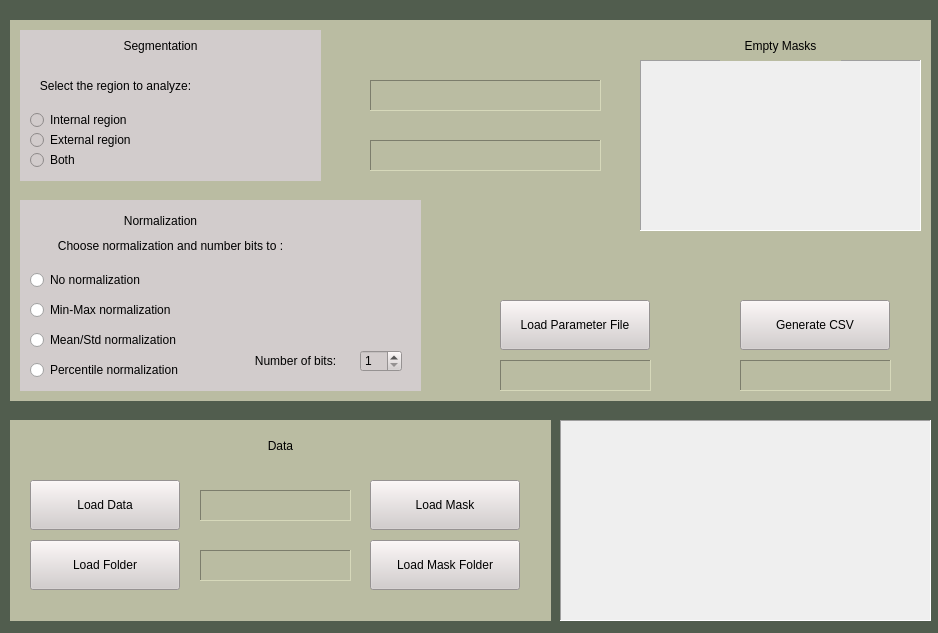
<?xml version="1.0" encoding="UTF-8"?>
<ui version="4.0">
 <class>MainWindow</class>
 <widget class="QMainWindow" name="MainWindow">
  <property name="geometry">
   <rect>
    <x>0</x>
    <y>0</y>
    <width>938</width>
    <height>633</height>
   </rect>
  </property>
  <property name="windowTitle">
   <string>Textural analysis</string>
  </property>
  <widget class="QWidget" name="centralwidget">
   <widget class="QFrame" name="frame">
    <property name="enabled">
     <bool>true</bool>
    </property>
    <property name="geometry">
     <rect>
      <x>10</x>
      <y>20</y>
      <width>921</width>
      <height>381</height>
     </rect>
    </property>
    <property name="frameShape">
     <enum>QFrame::StyledPanel</enum>
    </property>
    <property name="frameShadow">
     <enum>QFrame::Raised</enum>
    </property>
    <widget class="QRadioButton" name="noNormaButton">
     <property name="geometry">
      <rect>
       <x>20</x>
       <y>250</y>
       <width>141</width>
       <height>20</height>
      </rect>
     </property>
     <property name="text">
      <string>No normalization</string>
     </property>
    </widget>
    <widget class="QRadioButton" name="minMaxButton">
     <property name="geometry">
      <rect>
       <x>20</x>
       <y>280</y>
       <width>171</width>
       <height>20</height>
      </rect>
     </property>
     <property name="text">
      <string>Min-Max normalization</string>
     </property>
    </widget>
    <widget class="QRadioButton" name="meanStdButton">
     <property name="geometry">
      <rect>
       <x>20</x>
       <y>310</y>
       <width>181</width>
       <height>20</height>
      </rect>
     </property>
     <property name="text">
      <string>Mean/Std normalization</string>
     </property>
    </widget>
    <widget class="QRadioButton" name="perButton">
     <property name="geometry">
      <rect>
       <x>20</x>
       <y>340</y>
       <width>161</width>
       <height>20</height>
      </rect>
     </property>
     <property name="text">
      <string>Percentile normalization</string>
     </property>
    </widget>
    <widget class="QWidget" name="widget" native="true">
     <property name="geometry">
      <rect>
       <x>0</x>
       <y>0</y>
       <width>921</width>
       <height>381</height>
      </rect>
     </property>
     <property name="styleSheet">
      <string notr="true">background-color: rgb(186, 188, 162);</string>
     </property>
     <widget class="QWidget" name="widget_5" native="true">
      <property name="geometry">
       <rect>
        <x>10</x>
        <y>10</y>
        <width>301</width>
        <height>151</height>
       </rect>
      </property>
      <property name="styleSheet">
       <string notr="true">background-color: rgb(210, 204, 204);</string>
      </property>
      <widget class="QLabel" name="label_5">
       <property name="geometry">
        <rect>
         <x>80</x>
         <y>0</y>
         <width>121</width>
         <height>31</height>
        </rect>
       </property>
       <property name="frameShape">
        <enum>QFrame::NoFrame</enum>
       </property>
       <property name="text">
        <string>Segmentation</string>
       </property>
       <property name="alignment">
        <set>Qt::AlignCenter</set>
       </property>
      </widget>
      <widget class="QRadioButton" name="bothButton">
       <property name="geometry">
        <rect>
         <x>10</x>
         <y>120</y>
         <width>141</width>
         <height>20</height>
        </rect>
       </property>
       <property name="text">
        <string>Both</string>
       </property>
      </widget>
      <widget class="QLabel" name="label_6">
       <property name="geometry">
        <rect>
         <x>10</x>
         <y>40</y>
         <width>171</width>
         <height>31</height>
        </rect>
       </property>
       <property name="text">
        <string>Select the region to analyze:</string>
       </property>
       <property name="alignment">
        <set>Qt::AlignCenter</set>
       </property>
      </widget>
      <widget class="QRadioButton" name="area2Button">
       <property name="geometry">
        <rect>
         <x>10</x>
         <y>100</y>
         <width>141</width>
         <height>20</height>
        </rect>
       </property>
       <property name="text">
        <string>External region</string>
       </property>
      </widget>
      <widget class="QRadioButton" name="area1Button">
       <property name="geometry">
        <rect>
         <x>10</x>
         <y>80</y>
         <width>161</width>
         <height>20</height>
        </rect>
       </property>
       <property name="text">
        <string>Internal region</string>
       </property>
      </widget>
     </widget>
     <widget class="QWidget" name="widget_6" native="true">
      <property name="geometry">
       <rect>
        <x>10</x>
        <y>180</y>
        <width>401</width>
        <height>191</height>
       </rect>
      </property>
      <property name="styleSheet">
       <string notr="true">background-color: rgb(210, 204, 204);</string>
      </property>
      <widget class="QLabel" name="label_8">
       <property name="geometry">
        <rect>
         <x>0</x>
         <y>30</y>
         <width>301</width>
         <height>31</height>
        </rect>
       </property>
       <property name="text">
        <string>Choose normalization and number bits to :</string>
       </property>
       <property name="alignment">
        <set>Qt::AlignCenter</set>
       </property>
      </widget>
      <widget class="QLabel" name="label">
       <property name="geometry">
        <rect>
         <x>80</x>
         <y>10</y>
         <width>121</width>
         <height>21</height>
        </rect>
       </property>
       <property name="text">
        <string>Normalization</string>
       </property>
       <property name="alignment">
        <set>Qt::AlignCenter</set>
       </property>
      </widget>
      <widget class="QSpinBox" name="numberBits">
       <property name="geometry">
        <rect>
         <x>340</x>
         <y>150</y>
         <width>42</width>
         <height>22</height>
        </rect>
       </property>
       <property name="minimum">
        <number>1</number>
       </property>
       <property name="maximum">
        <number>8</number>
       </property>
      </widget>
      <widget class="QLabel" name="label_2">
       <property name="geometry">
        <rect>
         <x>220</x>
         <y>150</y>
         <width>111</width>
         <height>21</height>
        </rect>
       </property>
       <property name="text">
        <string>Number of bits:</string>
       </property>
       <property name="alignment">
        <set>Qt::AlignCenter</set>
       </property>
      </widget>
     </widget>
     <widget class="QLabel" name="statusMaskLabel">
      <property name="geometry">
       <rect>
        <x>360</x>
        <y>60</y>
        <width>231</width>
        <height>31</height>
       </rect>
      </property>
      <property name="layoutDirection">
       <enum>Qt::LeftToRight</enum>
      </property>
      <property name="styleSheet">
       <string notr="true"/>
      </property>
      <property name="frameShape">
       <enum>QFrame::Panel</enum>
      </property>
      <property name="frameShadow">
       <enum>QFrame::Sunken</enum>
      </property>
      <property name="text">
       <string/>
      </property>
      <property name="alignment">
       <set>Qt::AlignCenter</set>
      </property>
     </widget>
     <widget class="QLabel" name="statusROILabel">
      <property name="geometry">
       <rect>
        <x>360</x>
        <y>120</y>
        <width>231</width>
        <height>31</height>
       </rect>
      </property>
      <property name="layoutDirection">
       <enum>Qt::LeftToRight</enum>
      </property>
      <property name="styleSheet">
       <string notr="true"/>
      </property>
      <property name="frameShape">
       <enum>QFrame::Panel</enum>
      </property>
      <property name="frameShadow">
       <enum>QFrame::Sunken</enum>
      </property>
      <property name="text">
       <string/>
      </property>
      <property name="alignment">
       <set>Qt::AlignCenter</set>
      </property>
     </widget>
     <widget class="QLabel" name="csvStatusLabel">
      <property name="geometry">
       <rect>
        <x>730</x>
        <y>340</y>
        <width>151</width>
        <height>31</height>
       </rect>
      </property>
      <property name="layoutDirection">
       <enum>Qt::LeftToRight</enum>
      </property>
      <property name="styleSheet">
       <string notr="true">background-color: rgb(186, 188, 162);</string>
      </property>
      <property name="frameShape">
       <enum>QFrame::Panel</enum>
      </property>
      <property name="frameShadow">
       <enum>QFrame::Sunken</enum>
      </property>
      <property name="text">
       <string/>
      </property>
      <property name="alignment">
       <set>Qt::AlignCenter</set>
      </property>
     </widget>
     <widget class="QPushButton" name="csvButton">
      <property name="geometry">
       <rect>
        <x>730</x>
        <y>280</y>
        <width>150</width>
        <height>50</height>
       </rect>
      </property>
      <property name="styleSheet">
       <string notr="true">background-color: rgb(210, 204, 204);
</string>
      </property>
      <property name="text">
       <string>Generate CSV</string>
      </property>
     </widget>
     <widget class="QListWidget" name="emptyMasksList">
      <property name="geometry">
       <rect>
        <x>630</x>
        <y>40</y>
        <width>281</width>
        <height>171</height>
       </rect>
      </property>
      <property name="styleSheet">
       <string notr="true">background-color: rgb(239, 239, 239);</string>
      </property>
      <property name="frameShape">
       <enum>QFrame::Panel</enum>
      </property>
     </widget>
     <widget class="QLabel" name="label_7">
      <property name="geometry">
       <rect>
        <x>710</x>
        <y>10</y>
        <width>121</width>
        <height>31</height>
       </rect>
      </property>
      <property name="text">
       <string>Empty Masks</string>
      </property>
      <property name="alignment">
       <set>Qt::AlignCenter</set>
      </property>
     </widget>
     <widget class="QLabel" name="loadParamStatus">
      <property name="geometry">
       <rect>
        <x>490</x>
        <y>340</y>
        <width>151</width>
        <height>31</height>
       </rect>
      </property>
      <property name="layoutDirection">
       <enum>Qt::LeftToRight</enum>
      </property>
      <property name="styleSheet">
       <string notr="true">background-color: rgb(186, 188, 162);</string>
      </property>
      <property name="frameShape">
       <enum>QFrame::Panel</enum>
      </property>
      <property name="frameShadow">
       <enum>QFrame::Sunken</enum>
      </property>
      <property name="text">
       <string/>
      </property>
      <property name="alignment">
       <set>Qt::AlignCenter</set>
      </property>
     </widget>
     <widget class="QPushButton" name="loadParamFile">
      <property name="geometry">
       <rect>
        <x>490</x>
        <y>280</y>
        <width>150</width>
        <height>50</height>
       </rect>
      </property>
      <property name="styleSheet">
       <string notr="true">background-color: rgb(210, 204, 204);
</string>
      </property>
      <property name="text">
       <string>Load Parameter File</string>
      </property>
     </widget>
     <zorder>widget_6</zorder>
     <zorder>widget_5</zorder>
     <zorder>statusMaskLabel</zorder>
     <zorder>statusROILabel</zorder>
     <zorder>csvStatusLabel</zorder>
     <zorder>csvButton</zorder>
     <zorder>emptyMasksList</zorder>
     <zorder>label_7</zorder>
     <zorder>loadParamStatus</zorder>
     <zorder>loadParamFile</zorder>
    </widget>
    <zorder>widget</zorder>
    <zorder>noNormaButton</zorder>
    <zorder>minMaxButton</zorder>
    <zorder>meanStdButton</zorder>
    <zorder>perButton</zorder>
   </widget>
   <widget class="QFrame" name="frame_2">
    <property name="geometry">
     <rect>
      <x>10</x>
      <y>420</y>
      <width>541</width>
      <height>201</height>
     </rect>
    </property>
    <property name="frameShape">
     <enum>QFrame::StyledPanel</enum>
    </property>
    <property name="frameShadow">
     <enum>QFrame::Raised</enum>
    </property>
    <widget class="QWidget" name="widget_4" native="true">
     <property name="geometry">
      <rect>
       <x>0</x>
       <y>0</y>
       <width>541</width>
       <height>201</height>
      </rect>
     </property>
     <property name="styleSheet">
      <string notr="true">background-color: rgb(186, 188, 162);</string>
     </property>
     <widget class="QLabel" name="label_3">
      <property name="geometry">
       <rect>
        <x>210</x>
        <y>10</y>
        <width>121</width>
        <height>31</height>
       </rect>
      </property>
      <property name="frameShape">
       <enum>QFrame::NoFrame</enum>
      </property>
      <property name="frameShadow">
       <enum>QFrame::Plain</enum>
      </property>
      <property name="text">
       <string>Data</string>
      </property>
      <property name="alignment">
       <set>Qt::AlignCenter</set>
      </property>
     </widget>
     <widget class="QPushButton" name="loadMaskFolderButton">
      <property name="geometry">
       <rect>
        <x>360</x>
        <y>120</y>
        <width>150</width>
        <height>50</height>
       </rect>
      </property>
      <property name="styleSheet">
       <string notr="true">background-color: rgb(210, 204, 204);</string>
      </property>
      <property name="text">
       <string>Load Mask Folder</string>
      </property>
     </widget>
     <widget class="QPushButton" name="loadDataButton">
      <property name="geometry">
       <rect>
        <x>20</x>
        <y>60</y>
        <width>150</width>
        <height>50</height>
       </rect>
      </property>
      <property name="styleSheet">
       <string notr="true">background-color: rgb(210, 204, 204);</string>
      </property>
      <property name="text">
       <string>Load Data</string>
      </property>
     </widget>
     <widget class="QPushButton" name="LoadFolderButton">
      <property name="geometry">
       <rect>
        <x>20</x>
        <y>120</y>
        <width>150</width>
        <height>50</height>
       </rect>
      </property>
      <property name="styleSheet">
       <string notr="true">background-color: rgb(210, 204, 204);</string>
      </property>
      <property name="text">
       <string>Load Folder</string>
      </property>
     </widget>
     <widget class="QLabel" name="imageNumber">
      <property name="geometry">
       <rect>
        <x>190</x>
        <y>70</y>
        <width>151</width>
        <height>31</height>
       </rect>
      </property>
      <property name="layoutDirection">
       <enum>Qt::LeftToRight</enum>
      </property>
      <property name="styleSheet">
       <string notr="true">background-color: rgb(186, 188, 162);</string>
      </property>
      <property name="frameShape">
       <enum>QFrame::Panel</enum>
      </property>
      <property name="frameShadow">
       <enum>QFrame::Sunken</enum>
      </property>
      <property name="text">
       <string/>
      </property>
      <property name="alignment">
       <set>Qt::AlignCenter</set>
      </property>
     </widget>
     <widget class="QLabel" name="maskNumber">
      <property name="geometry">
       <rect>
        <x>190</x>
        <y>130</y>
        <width>151</width>
        <height>31</height>
       </rect>
      </property>
      <property name="layoutDirection">
       <enum>Qt::LeftToRight</enum>
      </property>
      <property name="styleSheet">
       <string notr="true">background-color: rgb(186, 188, 162);</string>
      </property>
      <property name="frameShape">
       <enum>QFrame::Panel</enum>
      </property>
      <property name="frameShadow">
       <enum>QFrame::Sunken</enum>
      </property>
      <property name="text">
       <string/>
      </property>
      <property name="alignment">
       <set>Qt::AlignCenter</set>
      </property>
     </widget>
     <widget class="QPushButton" name="loadMaskButton">
      <property name="geometry">
       <rect>
        <x>360</x>
        <y>60</y>
        <width>150</width>
        <height>50</height>
       </rect>
      </property>
      <property name="styleSheet">
       <string notr="true">background-color: rgb(210, 204, 204);</string>
      </property>
      <property name="text">
       <string>Load Mask</string>
      </property>
     </widget>
    </widget>
   </widget>
   <widget class="QWidget" name="widget_2" native="true">
    <property name="geometry">
     <rect>
      <x>0</x>
      <y>0</y>
      <width>961</width>
      <height>641</height>
     </rect>
    </property>
    <property name="styleSheet">
     <string notr="true">background-color: rgb(81, 93, 78);</string>
    </property>
    <widget class="QListWidget" name="loadDataList">
     <property name="geometry">
      <rect>
       <x>560</x>
       <y>420</y>
       <width>371</width>
       <height>201</height>
      </rect>
     </property>
     <property name="styleSheet">
      <string notr="true">background-color: rgb(239, 239, 239);</string>
     </property>
     <property name="frameShape">
      <enum>QFrame::Panel</enum>
     </property>
    </widget>
   </widget>
   <zorder>widget_2</zorder>
   <zorder>frame</zorder>
   <zorder>frame_2</zorder>
  </widget>
 </widget>
 <resources/>
 <connections/>
</ui>
